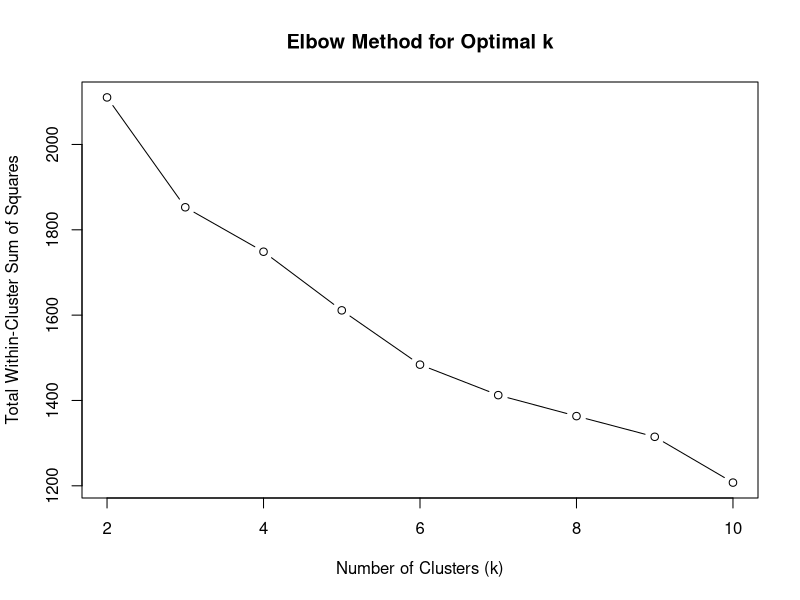
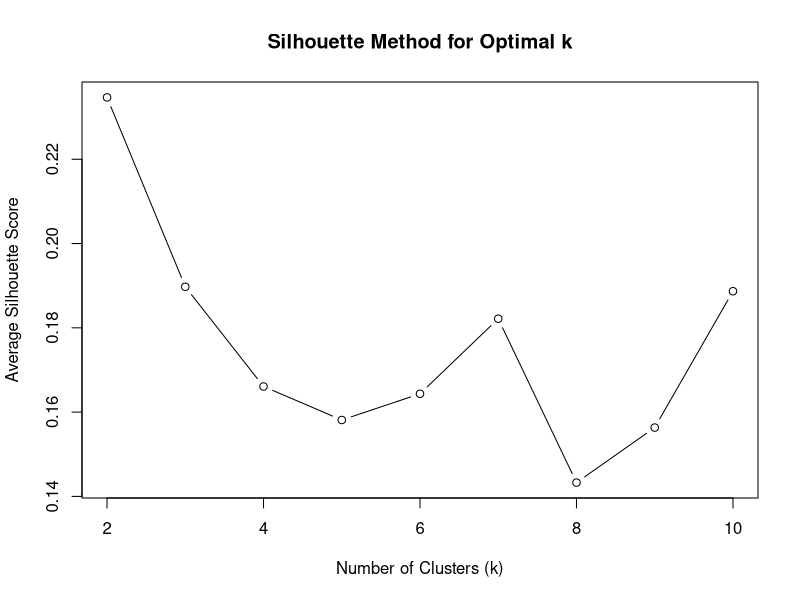
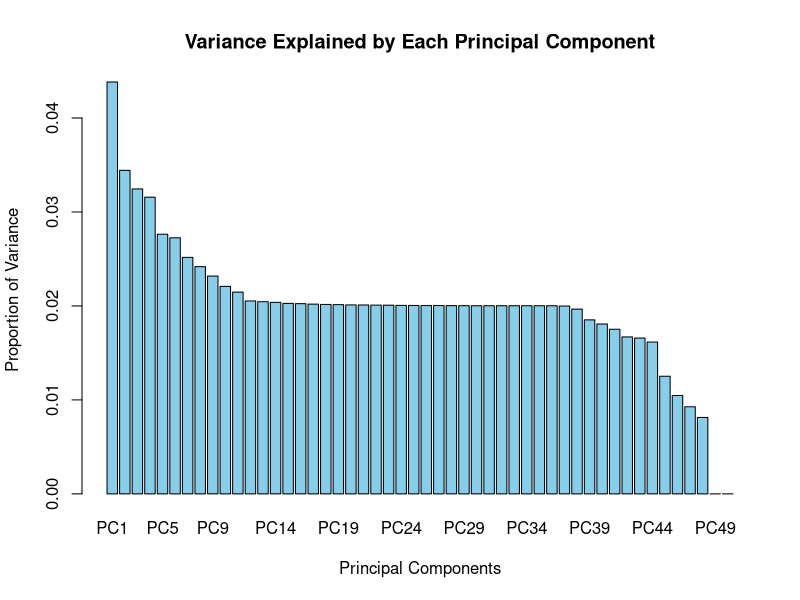
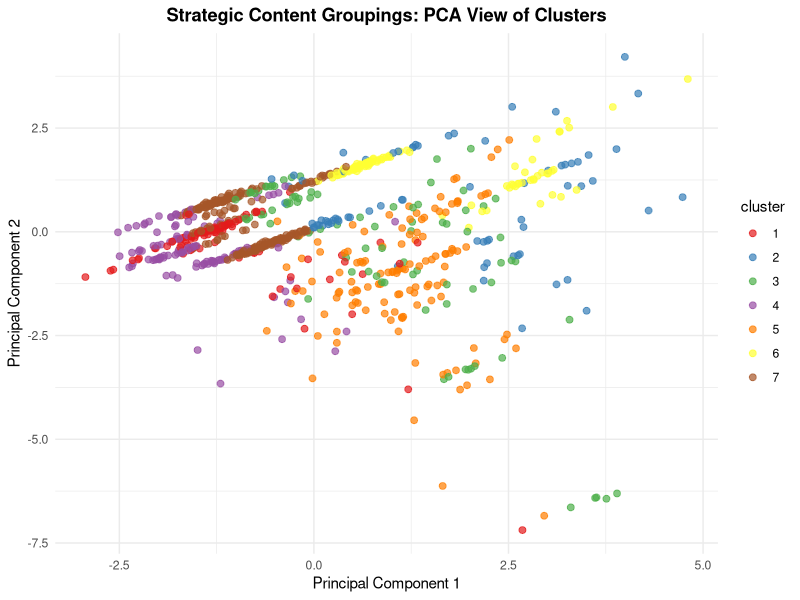
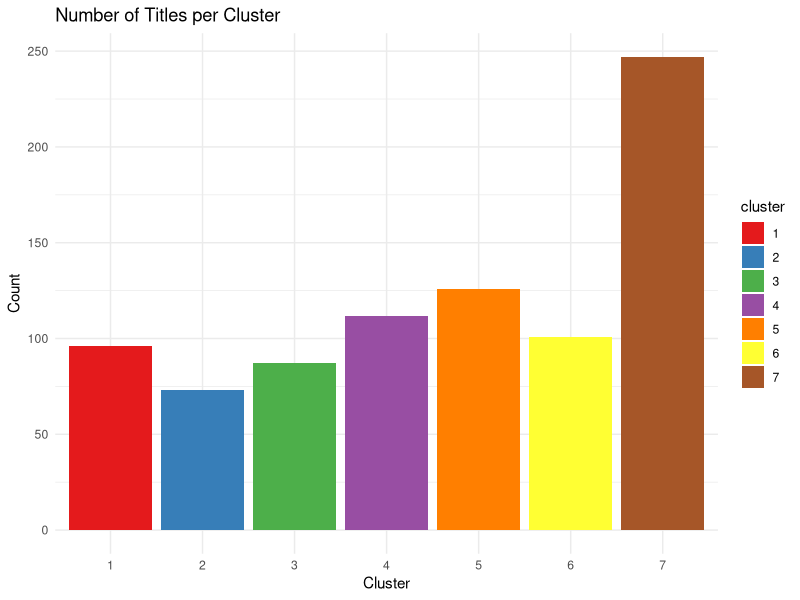
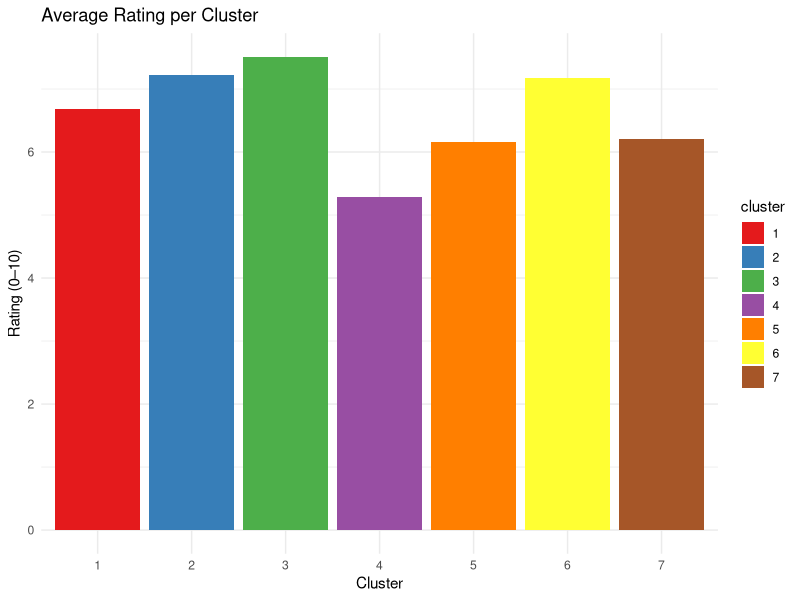
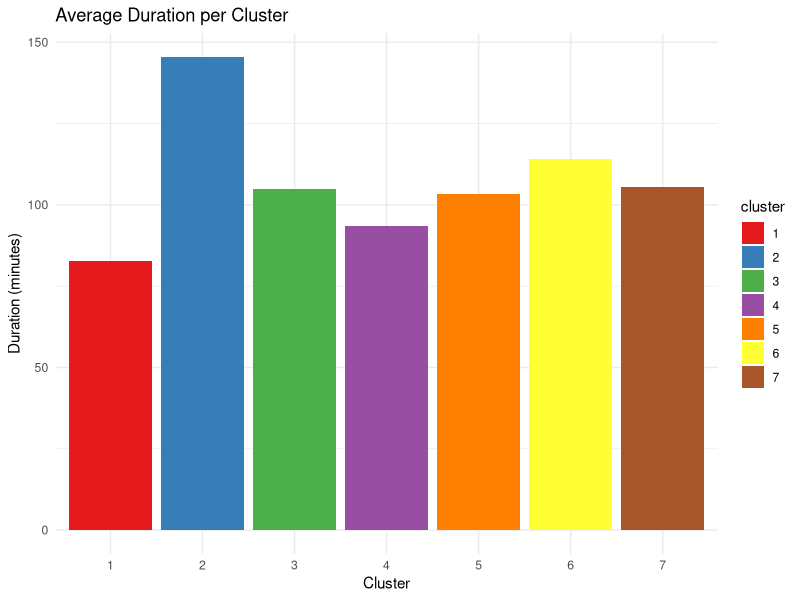
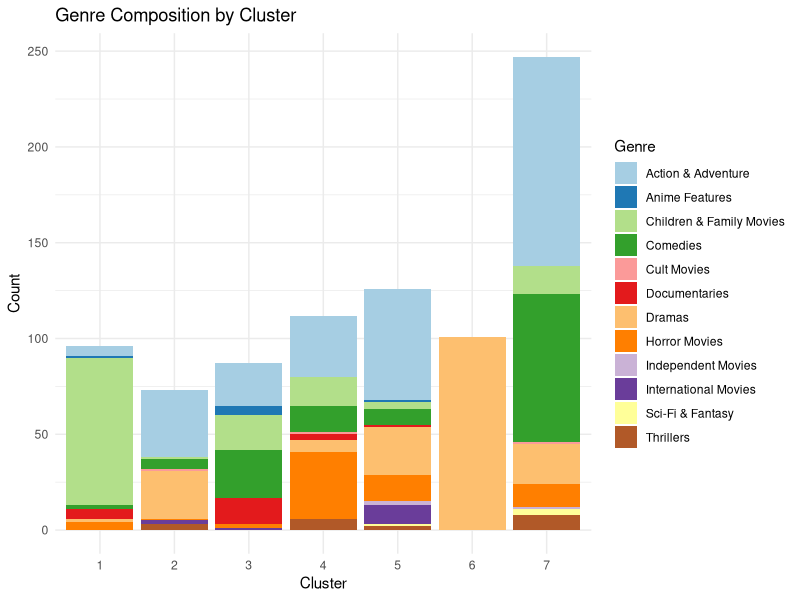

Here is the R script that generated these plots, in order:
# Load packages

library(tidyverse)

library(ggplot2)

library(caret)

library(cluster)

library(dplyr)





# Loading the CSV file

data <- read.csv("netflix_clustering_data.csv")



# Viewing the first few rows

head(data)



# Selecting only the columns needed

clean_data <- data %>%

  select(Genre, duration_value, main_country, Critic_Score_10)



# Removing rows with missing values

clean_data <- na.omit(clean_data)





# One-hot encoding genre and country

# Create dummy variables for genre

dv_genre <- dummyVars(~ Genre, data = clean_data)

genre_encoded <- data.frame(predict(dv_genre, newdata = clean_data))



# Creating dummy variables for country

dv_country <- dummyVars(~ main_country, data = clean_data)

country_encoded <- data.frame(predict(dv_country, newdata = clean_data))



# Combining encoded variables with numeric columns

numeric_data <- clean_data[, c("duration_value", "Critic_Score_10")]

encoded_data <- cbind(numeric_data, genre_encoded, country_encoded)



# Scaling numeric columns

scaled_data <- encoded_data

scaled_data[, c("duration_value", "Critic_Score_10")] <- scale(encoded_data[,

          c("duration_value", "Critic_Score_10")])



summary(scaled_data$duration_value)

summary(scaled_data$Critic_Score_10)



# Using only numeric columns for clustering

cats <- scaled_data



set.seed(767)  # For reproducibility



fits <- list()

withinss_scores <- numeric()

silhouette_scores <- numeric()



for (k in 2:10) {

  model <- kmeans(cats, centers = k)

  fits[[k]] <- model

  

  # Elbow method score

  withinss_scores[k] <- model$tot.withinss # Total within-cluster sum of squares

  

  # Silhouette score

  ss <- silhouette(model$cluster, dist(cats))

  silhouette_scores[k] <- mean(ss[, 3]) # Average silhouette width

}



print(withinss_scores[2:10])

print(silhouette_scores[2:10])



# Plotting elbow method/within-cluster sum of squares

plot(2:10, withinss_scores[2:10], type = "b",

     xlab = "Number of Clusters (k)",

     ylab = "Total Within-Cluster Sum of Squares",

     main = "Elbow Method for Optimal k")



# Plotting silhouette score

plot(2:10, silhouette_scores[2:10], type = "b",

     xlab = "Number of Clusters (k)",

     ylab = "Average Silhouette Score",

     main = "Silhouette Method for Optimal k")



# Final clustering with k = 7

set.seed(767)

final_model <- kmeans(cats, centers = 7)



# Adding cluster labels to original data

clean_data$cluster <- as.factor(final_model$cluster)



# Adding cluster labels to your dataset

cats$cluster <- as.factor(final_model$cluster)



# PCA reduces dimensionality, excludes the cluster column to avoid bias

pca <- prcomp(cats[, -which(names(cats) == "cluster")], center = TRUE, scale. = TRUE)

summary(pca)



# Viewing how much variance each principal component explains

explained_variance <- summary(pca)$importance[2,]



# Plotting variance explained by each principal component

barplot(explained_variance,

        main = "Variance Explained by Each Principal Component",

        xlab = "Principal Components",

        ylab = "Proportion of Variance",

        col = "skyblue")



# Extracting the first two principal components

# Creating a dataframe with PC1 and PC2

cats_pc_2 <- data.frame(pca$x[, 1:2])



# Adding cluster labels

cats_pc_2$cluster <- cats$cluster



# Many features after one-hot encoding genres and countries.These features are likely

# sparse and weakly correlated, meaning no small subset can explain most of the variance.

# That’s why PC1 and PC2 only capture 7.8% of the variance combined, and 44 

# components were needed to reach 95%. However, PCA was merely used to help visualize

# the structure and separation between clusters, even if they don’t capture most of the 

# variance, not for model performance.





# Visualizing Clusters in PCA Space using scatter plot of the first two PCs colored by cluster

ggplot(cats_pc_2, aes(x = PC1, y = PC2, color = cluster)) +

  geom_point(alpha = 0.7, size = 2) +

  labs(title = "Strategic Content Groupings: PCA View of Clusters",

       x = "Principal Component 1",

       y = "Principal Component 2") +

  theme_minimal() +

  scale_color_brewer(palette = "Set1")+

  theme(

    plot.title = element_text(hjust = 0.5, face = "bold")

  )





# Profiling clusters

# Summary of duration and rating by cluster

cluster_summary <- clean_data %>%

  group_by(cluster) %>%

  summarise(

    count = n(),

    avg_duration = round(mean(duration_value, na.rm = TRUE), 1),

    avg_rating = round(mean(Critic_Score_10, na.rm = TRUE), 2)

  )



print(cluster_summary)



# Identifying Dominant Genres per Cluster

# Counting top genres per cluster

genre_counts <- clean_data %>%

  group_by(cluster, Genre) %>%

  summarise(count = n()) %>%

  arrange(cluster, desc(count))



# Viewing top genres per cluster

genre_top <- genre_counts %>%

  group_by(cluster) %>%

  slice_max(order_by = count, n = 3)



print(genre_top)



# Identifying Dominant Countries per Cluster

# Counting top countries per cluster

# Creating country_counts first

country_counts <- clean_data %>%

  group_by(cluster, main_country) %>%

  summarise(count = n(), .groups = "drop") %>%

  arrange(cluster, desc(count))



# Now finding top 3 countries per cluster

country_top <- country_counts %>%

  group_by(cluster) %>%

  slice_max(order_by = count, n = 3)



print(country_top)

print(country_top, n = Inf)







# Cluster Size Distribution

# This shows how many titles fall into each cluster.

clean_data %>%

  group_by(cluster) %>%

  summarise(count = n()) %>%

  ggplot(aes(x = factor(cluster), y = count, fill = cluster)) +

  geom_bar(stat = "identity") +

  labs(title = "Number of Titles per Cluster",

       x = "Cluster",

       y = "Count") +

  theme_minimal() +

  scale_fill_brewer(palette = "Set1")



# Average Rating and Duration per Cluster

# This shows how clusters differ in quality and format.

# Prepare summary

cluster_summary <- clean_data %>%

  group_by(cluster) %>%

  summarise(

    avg_rating = round(mean(Critic_Score_10, na.rm = TRUE), 2),

    avg_duration = round(mean(duration_value, na.rm = TRUE), 1)

  )



# Plotting average rating

ggplot(cluster_summary, aes(x = factor(cluster), y = avg_rating, fill = cluster)) +

  geom_bar(stat = "identity") +

  labs(title = "Average Rating per Cluster",

       x = "Cluster",

       y = "Rating (0–10)") +

  theme_minimal() +

  scale_fill_brewer(palette = "Set1")



# Plotting average duration

ggplot(cluster_summary, aes(x = factor(cluster), y = avg_duration, fill = cluster)) +

  geom_bar(stat = "identity") +

  labs(title = "Average Duration per Cluster",

       x = "Cluster",

       y = "Duration (minutes)") +

  theme_minimal() +

  scale_fill_brewer(palette = "Set1")



# Genre Composition per Cluster (Stacked Bar Chart)

# This shows how many titles of each genre appear in each cluster.

clean_data %>%

  group_by(cluster, Genre) %>%

  summarise(count = n(), .groups = "drop") %>%

  ggplot(aes(x = factor(cluster), y = count, fill = Genre)) +

  geom_bar(stat = "identity") +

  labs(title = "Genre Composition by Cluster",

       x = "Cluster",

       y = "Count") +

  theme_minimal() +

  scale_fill_brewer(palette = "Paired")



# Genre Share per Cluster (Filled Bar Chart)

# This shows the proportion of each genre within each cluster.

clean_data %>%

  group_by(cluster, Genre) %>%

  summarise(count = n(), .groups = "drop") %>%

  ggplot(aes(x = factor(cluster), y = count, fill = Genre)) +

  geom_bar(stat = "identity", position = "fill") +

  labs(title = "Genre Share by Cluster",

       x = "Cluster",

       y = "Proportion") +

  theme_minimal() +

  scale_fill_brewer(palette = "Paired")



# Country Composition per Cluster (Stacked Bar Chart)

clean_data %>%

  group_by(cluster, main_country) %>%

  summarise(count = n(), .groups = "drop") %>%

  ggplot(aes(x = factor(cluster), y = count, fill = main_country)) +

  geom_bar(stat = "identity") +

  labs(title = "Country Composition by Cluster",

       x = "Cluster",

       y = "Count") +

  theme_minimal() +

  scale_fill_brewer(palette = "Set3")



# Country Share per Cluster (Filled Bar Chart)

clean_data %>%

  group_by(cluster, main_country) %>%

  summarise(count = n(), .groups = "drop") %>%

  ggplot(aes(x = factor(cluster), y = count, fill = main_country)) +

  geom_bar(stat = "identity", position = "fill") +

  labs(title = "Country Share by Cluster",

       x = "Cluster",

       y = "Proportion") +

  theme_minimal() +

  scale_fill_brewer(palette = "Set3")





# Identifying Top 7 Genres and Countries for cleaner visuals

# Top 7 Genres by overall count

top_genres <- clean_data %>%

  count(Genre, sort = TRUE) %>%

  slice_head(n = 7) %>%

  pull(Genre)



# Top 7 Countries by overall count

top_countries <- clean_data %>%

  count(main_country, sort = TRUE) %>%

  slice_head(n = 7) %>%

  pull(main_country)



# Filtering Data Before Plotting

# Genre Composition per Cluster (Stacked Bar Chart)

clean_data %>%

  filter(Genre %in% top_genres) %>%

  group_by(cluster, Genre) %>%

  summarise(count = n(), .groups = "drop") %>%

  ggplot(aes(x = factor(cluster), y = count, fill = Genre)) +

  geom_bar(stat = "identity") +

  labs(title = "Top 7 Genres: Count of Titles per Cluster",

       x = "Cluster",

       y = "Count") +

  theme_minimal() +

  scale_fill_brewer(palette = "Paired") +

  theme(

    plot.title = element_text(hjust = 0.5, face = "bold")

  )





# Genre Share per Cluster (Filled Bar Chart)

clean_data %>%

  filter(Genre %in% top_genres) %>%

  group_by(cluster, Genre) %>%

  summarise(count = n(), .groups = "drop") %>%

  ggplot(aes(x = factor(cluster), y = count, fill = Genre)) +

  geom_bar(stat = "identity", position = "fill") +

  labs(title = "Top 7 Genres: Distribution by Cluster (Proportional Share)",

       x = "Cluster",

       y = "Proportion") +

  theme_minimal() +

  scale_fill_brewer(palette = "Paired")+

  theme(

    plot.title = element_text(hjust = 0.5, face = "bold")

  )





# Country Composition per Cluster (Stacked Bar Chart)

clean_data %>%

  filter(main_country %in% top_countries) %>%

  group_by(cluster, main_country) %>%

  summarise(count = n(), .groups = "drop") %>%

  ggplot(aes(x = factor(cluster), y = count, fill = main_country)) +

  geom_bar(stat = "identity") +

  labs(title = "Top 7 Countries: Count of Titles per Cluster",

       x = "Cluster",

       y = "Count") +

  theme_minimal() +

  scale_fill_brewer(palette = "Set3")+

  theme(

    plot.title = element_text(hjust = 0.5, face = "bold")

  )



# Country Share per Cluster (Filled Bar Chart)

clean_data %>%

  filter(main_country %in% top_countries) %>%

  group_by(cluster, main_country) %>%

  summarise(count = n(), .groups = "drop") %>%

  ggplot(aes(x = factor(cluster), y = count, fill = main_country)) +

  geom_bar(stat = "identity", position = "fill") +

  labs(title = "Top 7 Countries:Distribution by Cluster (Proportional Share)",

       x = "Cluster",

       y = "Proportion") +

  theme_minimal() +

  scale_fill_brewer(palette = "Set3")+

  theme(

    plot.title = element_text(hjust = 0.5, face = "bold")

  )
